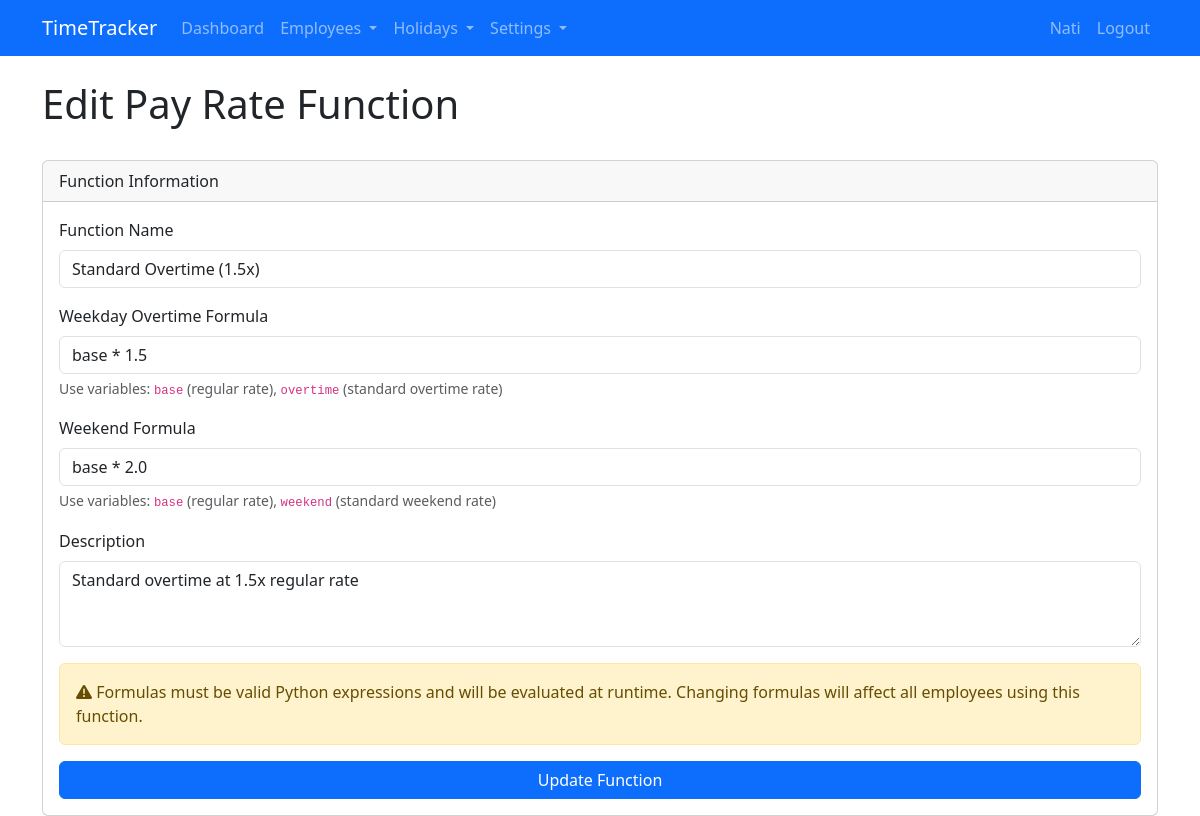
Screenshot of /edit_rate_function/1 (signed in) with the database file from the repository.
### app.py (models this page shows, shortened)
class User(UserMixin, db.Model):
    id = db.Column(db.Integer, primary_key=True)
    username = db.Column(db.String(80), unique=True, nullable=False)
    email = db.Column(db.String(120), unique=True, nullable=False)
    password_hash = db.Column(db.String(128))
    is_admin = db.Column(db.Boolean, default=False)
    company_id = db.Column(db.Integer, db.ForeignKey('company.id'))

class RateFunction(db.Model):
    id = db.Column(db.Integer, primary_key=True)
    name = db.Column(db.String(100), nullable=False)
    description = db.Column(db.Text)
    weekday_formula = db.Column(db.String(200), nullable=False)  # Python expression as string
    weekend_formula = db.Column(db.String(200), nullable=False)  # Python expression as string
    company_id = db.Column(db.Integer, db.ForeignKey('company.id'), nullable=False)
    employees = db.relationship('Employee', backref='rate_function', lazy=True)

### app.py (the view, shortened to what this page needs)
@app.route('/edit_rate_function/<int:function_id>', methods=['GET', 'POST'])
@login_required
def edit_rate_function(function_id):
    if not current_user.is_admin:
        flash('Access denied.')
        return redirect(url_for('dashboard'))
    function = RateFunction.query.get_or_404(function_id)
    if function.company_id != current_user.company.id:
        flash('Access denied.')
        return redirect(url_for('rate_functions'))
    return render_template('edit_rate_function.html', function=function)

### app.py (called while the page is built)
@login_manager.user_loader
def load_user(user_id):
    return User.query.get(int(user_id))

### templates/edit_rate_function.html (shortened to what this page needs)
{% extends "base.html" %}
{% block content %}
<div class="row mb-4">
    <div class="col-md-12">
        <h1>Edit Pay Rate Function</h1>
    </div>
</div>
<div class="row">
    <div class="col-md-12">
        <div class="card">
            <div class="card-header">Function Information</div>
            <div class="card-body">
                <form method="POST">
                    <div class="mb-3">
                        <label for="name" class="form-label">Function Name</label>
                        <input type="text" class="form-control" id="name" name="name" value="{{ function.name }}" required>
                    </div>
                    <div class="mb-3">
                        <label for="weekday_formula" class="form-label">Weekday Overtime Formula</label>
                        <input type="text" class="form-control" id="weekday_formula" name="weekday_formula" value="{{ function.weekday_formula }}" required>
                        <div class="form-text">
                            Use variables: <code>base</code> (regular rate), <code>overtime</code> (standard overtime rate)
                        </div>
                    </div>
                    <div class="mb-3">
                        <label for="weekend_formula" class="form-label">Weekend Formula</label>
                        <input type="text" class="form-control" id="weekend_formula" name="weekend_formula" value="{{ function.weekend_formula }}" required>
                        <div class="form-text">
                            Use variables: <code>base</code> (regular rate), <code>weekend</code> (standard weekend rate)
                        </div>
                    </div>
                    <div class="mb-3">
                        <label for="description" class="form-label">Description</label>
                        <textarea class="form-control" id="description" name="description" rows="3">{{ function.description }}</textarea>
                    </div>
                    <div class="alert alert-warning">
                        <i class="fas fa-exclamation-triangle"></i> Formulas must be valid Python expressions and will be evaluated at runtime. Changing formulas will affect all employees using this function.
                    </div>
                    <div class="d-grid">
                        <button type="submit" class="btn btn-primary">Update Function</button>
                    </div>
                </form>
            </div>
        </div>
    </div>
</div>
{% endblock %}

### templates/base.html (shortened to what this page needs)
<!DOCTYPE html>
<html lang="en">
<head>
    <link href="https://cdn.jsdelivr.net/npm/bootstrap@5.3.0-alpha1/dist/css/bootstrap.min.css" rel="stylesheet">
    <link href="https://cdnjs.cloudflare.com/ajax/libs/font-awesome/6.0.0/css/all.min.css" rel="stylesheet">
</head>
<body>
    <nav class="navbar navbar-expand-lg navbar-dark bg-primary">
        <div class="container">
            <a class="navbar-brand" href="{{ url_for('index') }}">TimeTracker</a>
            <div class="collapse navbar-collapse" id="navbarNav">
                <ul class="navbar-nav me-auto">
                    {% if current_user.is_authenticated %}
                    <li class="nav-item">
                        <a class="nav-link" href="{{ url_for('dashboard') }}">Dashboard</a>
                    </li>
                    {% if current_user.is_admin %}
                    <li class="nav-item dropdown">
                        <a class="nav-link dropdown-toggle" href="#" id="employeesDropdown" role="button" data-bs-toggle="dropdown" aria-expanded="false">
                            Employees
                        </a>
                    </li>
                    <li class="nav-item dropdown">
                        <a class="nav-link dropdown-toggle" href="#" id="holidaysDropdown" role="button" data-bs-toggle="dropdown" aria-expanded="false">
                            Holidays
                        </a>
                    </li>
                    <li class="nav-item dropdown">
                        <a class="nav-link dropdown-toggle" href="#" id="settingsDropdown" role="button" data-bs-toggle="dropdown" aria-expanded="false">
                            Settings
                        </a>
                    </li>
                    {% endif %}
                    {% endif %}
                </ul>
                <ul class="navbar-nav">
                    {% if current_user.is_authenticated %}
                    <li class="nav-item">
                        <span class="nav-link">{{ current_user.username }}</span>
                    </li>
                    <li class="nav-item">
                        <a class="nav-link" href="{{ url_for('logout') }}">Logout</a>
                    </li>
                    {% endif %}
                </ul>
            </div>
        </div>
    </nav>
    <div class="container mt-4">
        {% block content %}{% endblock %}
    </div>
</body>
</html>

### rows the page displays
User: username "Nati"
RateFunction: name "Standard Overtime (1.5x)", weekday_formula "base * 1.5", weekend_formula "base * 2.0", description "Standard overtime at 1.5x regular rate"
